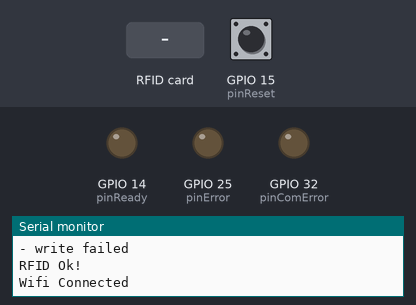
Recording of a program running on a simulated ESP32. Shown: output pins drawn as LEDs (lit = HIGH), the last lines printed to the serial monitor. The inputs (shaded band) are chosen by the test bench; at power-on: GPIO 15 (pinReset) LOW. WiFi joins after 1.5 s; servers stay silent unless stated; uploads are accepted with an empty reply; storage starts empty; not simulated (calls return 0 or success): credentials.h.

Above: at 2.7 s.
2.8 s: RFID card 00 00 00 00 held to the reader
At 3.47 s:
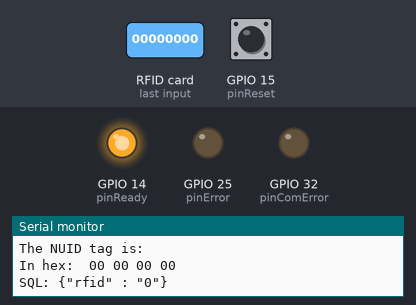
5.1 s: RFID card 5E 7A 19 C4 held to the reader
At 6.7 s:
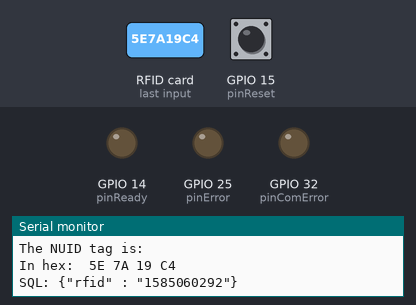
Timing chart, 0 to 8.2 s (numbered marks = the images above; inputs shaded):
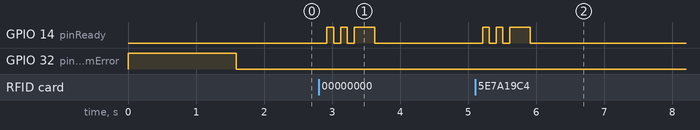

Measured:
- after the input at 2.8 s, GPIO 14 (pinReady): goes HIGH 0.10 s, LOW 0.10 s, HIGH 0.10 s, LOW 0.10 s, HIGH 0.30 s, then LOW, starting after 0.12 s
- after the input at 5.1 s, GPIO 14 (pinReady): goes HIGH 0.10 s, LOW 0.10 s, HIGH 0.10 s, LOW 0.10 s, HIGH 0.30 s, then LOW, starting after 0.11 s

The program:

main.cpp
```cpp
#include <Arduino.h>
#include <WiFi.h>
#include <HTTPClient.h>
#include <MFRC522.h>
#include <WiFiManager.h>
#include "credentials.h"
#include <SPIFFS.h>
#include <FS.h>
MFRC522 rfid;
MFRC522::MIFARE_Key key;
byte nuidPICC[4] = {0x0, 0x0, 0x0, 0x0};
String strRFID = "";
String serverIP;
bool error    = false;

constexpr uint8_t RST_PIN       = 0;
constexpr uint8_t SS_PIN        = 5;
constexpr uint8_t pinError      = 25;
constexpr uint8_t pinComError   = 32;
constexpr uint8_t pinReady      = 14;
constexpr uint8_t pinReset      = 15;
void inserData();


void deleteFile(fs::FS &fs, const char * path) {
  File file = fs.open(path);
  if(!file || file.isDirectory()){
    Serial.println("- failed to open file for reading");
    return;
  }
  Serial.println("Deleting config file");
  file.close();
  fs.remove(path);
}


bool readFile(fs::FS &fs, const char * path){
  Serial.printf("Reading file: %s\r\n", path);
  File file = fs.open(path);
  if(!file || file.isDirectory()){
      Serial.println("- failed to open file for reading");
      return false;
  }

  serverIP = file.readString();
  Serial.println("Server IP set to: " + serverIP);
  file.close();
  return true;
}
void writeFile(fs::FS &fs, const char * path, const char * message){
    Serial.printf("Writing file: %s\r\n", path);
    File file = fs.open(path, FILE_WRITE);
    if(!file){
        Serial.println("- failed to open file for writing");
        return;
    }
    if(file.print(message)){
        Serial.println("- file written");
    } else {
        Serial.println("- write failed");
    }
    file.close();
}

void printHex(byte *buffer, byte bufferSize) {
  for (byte i = 0; i < bufferSize; i++) {
    Serial.print(buffer[i] < 0x10 ? " 0" : " ");
    Serial.print(buffer[i], HEX);
  }
}


void readRFID() {


  if ( ! rfid.PICC_IsNewCardPresent()) {
    return;
  }

  if ( ! rfid.PICC_ReadCardSerial()){
    return;
  }

  Serial.print(F("PICC type: "));
  MFRC522::PICC_Type piccType = rfid.PICC_GetType(rfid.uid.sak);
  Serial.println(rfid.PICC_GetTypeName(piccType));

  if (piccType != MFRC522::PICC_TYPE_MIFARE_MINI &&
    piccType != MFRC522::PICC_TYPE_MIFARE_1K &&
    piccType != MFRC522::PICC_TYPE_MIFARE_4K) {
    Serial.println(F("Your tag is not of type MIFARE Classic."));
    return;
  }

  strRFID = "";
  for (byte i = 0; i < 4; i++) {
    nuidPICC[3 - i] = rfid.uid.uidByte[i];
    strRFID += nuidPICC[i];
  }
  Serial.println(F("The NUID tag is:"));
  Serial.print(F("In hex: "));
  printHex(rfid.uid.uidByte, rfid.uid.size);

  Serial.println();
  rfid.PICC_HaltA();
  rfid.PCD_StopCrypto1();
  for(int i = 0; i < 3; i++) {
    digitalWrite(pinReady, LOW);
    delay(100);
    digitalWrite(pinReady, HIGH);
    delay(100);
  }


  inserData();
}

void inserData() {
  HTTPClient http;
  String url =
  "http://" +
  serverIP +
  "/flutter-rfid-attendance-system-backend/set/insert_attendance.php";

  http.begin(url);
  http.addHeader("Content-Type", "application/json");

  uint32_t* rfid = (uint32_t*)nuidPICC;

  String payload = "{\"rfid\" : \"" + String(*rfid) + "\"}";
  Serial.print("\nSQL: ");
  Serial.println(payload);
  if(http.POST(payload) != 200) {
    Serial.println("Error Com");
    for(int i = 0; i < 5; i++){
      digitalWrite(pinReady, LOW);
      digitalWrite(pinComError, HIGH);
      delay(320);
      digitalWrite(pinReady, HIGH);
      digitalWrite(pinComError, LOW);
      delay(320);
    }


  }
  else {
    digitalWrite(pinComError, LOW);

  }
  digitalWrite(pinReady, LOW);
}


void setup() {
  Serial.begin(115200);
  pinMode(pinError,     OUTPUT);
  pinMode(pinComError,  OUTPUT);
  pinMode(pinReady,     OUTPUT);
  pinMode(pinReset,     INPUT_PULLDOWN);
  digitalWrite(pinError,    LOW);
  digitalWrite(pinComError, HIGH);
  digitalWrite(pinReady,    LOW);
  WiFiManager wm;
  const int resetRead = digitalRead(pinReset);
  if(resetRead == HIGH){
    wm.resetSettings();

    digitalWrite(pinError,    HIGH);
    digitalWrite(pinComError, HIGH);
    digitalWrite(pinReady,    LOW);
    Serial.println("Resetting WiFi...");
  }
  Serial.println(resetRead);

  WiFiManagerParameter param("sip", "server ip", "", 32);
  wm.addParameter(&param);

  wm.autoConnect("RFID", "admin123");
  serverIP = String(param.getValue());
  Serial.println(serverIP);
  if(!SPIFFS.begin(true)){
    Serial.println("SPIFFS Mount Failed");
    error = true;
  }

  if(!serverIP.isEmpty()){
    Serial.println("Reset IP");
    writeFile(SPIFFS, "/server.cfg", serverIP.c_str());
  } else {
    if(!readFile(SPIFFS, "/server.cfg")) {
      writeFile(SPIFFS, "/server.cfg", serverIP.c_str());
    }
  }

  SPI.begin();

  rfid.PCD_Init(SS_PIN, RST_PIN);

  byte v = rfid.PCD_ReadRegister(rfid.VersionReg);
  if(v != 0xFF && v != 0x00){
    Serial.println("RFID Ok!");

  }
  else {
    Serial.println("Version Reg: " + String(v));
    error = true;
  }


  WiFi.status() == WL_CONNECTED ? Serial.println("Wifi Connected\n") : error = true;

  // Stops device for functioning if error has occured in initialization
  while (error) {
    digitalWrite(pinError, HIGH);
    delay(350);
    digitalWrite(pinError, LOW);
    delay(350);
  }


  digitalWrite(pinComError,    LOW);
}

void loop() {
  readRFID();

}
```
